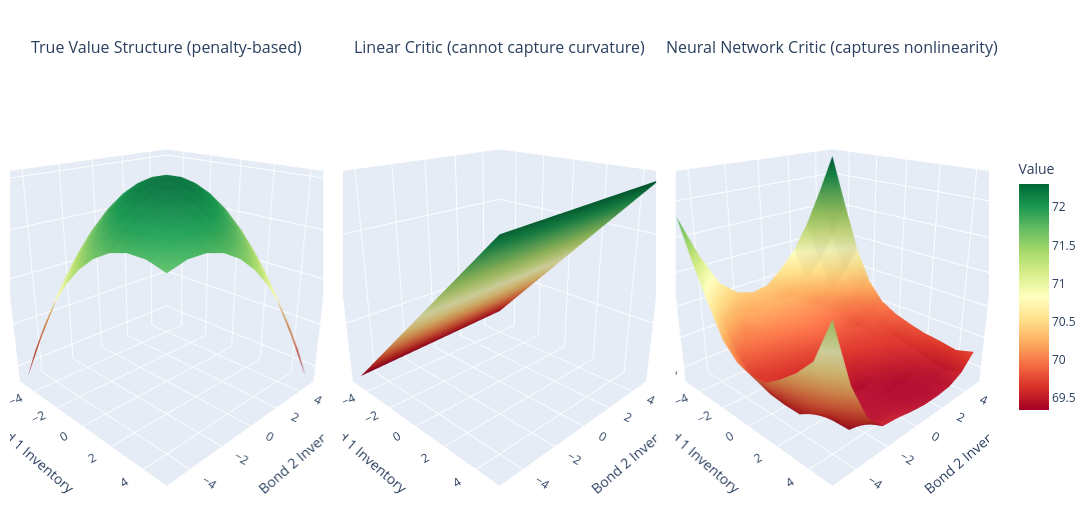

Notebook code cell kept with this figure:
### Markdown cell above
### 3.2 Why Linear Fails: Visualizing the Value Surface

### Code cell
# Visualize learned value functions across inventory space (2 bonds for visualization)
# Re-train on 2 bonds for cleaner 2D visualization
results_2d = {}
for ctype in ['linear', 'neural_network']:
    _, critic_2d, _, _ = train_with_critic_type(ctype, n_bonds=2, n_episodes=2000, correlation=0.7)
    results_2d[ctype] = critic_2d

q_range_2d = np.arange(-5, 6)
Q1, Q2 = np.meshgrid(q_range_2d, q_range_2d)

# True value (from penalty structure)
gamma = 0.1
rho = 0.7
true_penalty = -(gamma * (Q1**2 + Q2**2 + 2*rho*Q1*Q2))

# Linear critic predictions
V_linear = np.zeros_like(Q1, dtype=float)
V_nn = np.zeros_like(Q1, dtype=float)

for i in range(len(q_range_2d)):
    for j in range(len(q_range_2d)):
        state = torch.FloatTensor([[1.0, q_range_2d[i]/5.0, q_range_2d[j]/5.0, 1.0, 1.0]])
        with torch.no_grad():
            V_linear[i, j] = results_2d['linear'](state).item()
            V_nn[i, j] = results_2d['neural_network'](state).item()

import plotly.graph_objects as go
from plotly.subplots import make_subplots

surface_specs = [
    ('True Value Structure (penalty-based)', true_penalty),
    ('Linear Critic (cannot capture curvature)', V_linear),
    ('Neural Network Critic (captures nonlinearity)', V_nn),
]

fig = make_subplots(
    rows=1, cols=3,
    specs=[[{'type': 'surface'}, {'type': 'surface'}, {'type': 'surface'}]],
    subplot_titles=[t for t, _ in surface_specs],
    horizontal_spacing=0.02,
)

for idx, (title, Z) in enumerate(surface_specs):
    fig.add_trace(
        go.Surface(x=q_range_2d, y=q_range_2d, z=Z, colorscale='RdYlGn',
                    showscale=(idx == 2), colorbar=dict(title='Value', len=0.6)),
        row=1, col=idx + 1,
    )

# Camera angle chosen so the linear critic's plane reads clearly as flat/tilted
# rather than edge-on; each panel is independently draggable to rotate further.
camera = dict(eye=dict(x=1.6, y=-1.6, z=0.9))
scene_kwargs = dict(
    xaxis_title='Bond 1 Inventory', yaxis_title='Bond 2 Inventory', zaxis_title='Value',
    camera=camera, aspectmode='cube',
)
fig.update_layout(
    height=520, width=1400, margin=dict(l=10, r=10, t=60, b=10),
    scene=scene_kwargs, scene2=scene_kwargs, scene3=scene_kwargs,
)
fig.write_html('value_function_surfaces.html', include_plotlyjs='cdn', full_html=True)
fig.show()

print("The linear critic produces a flat/planar value surface — it cannot represent")
print("the bowl-shaped penalty structure that arises from quadratic inventory costs")
print("and cross-correlation terms. The neural network matches the true shape.")
print("Drag any panel to rotate its view interactively.")

### Figure 1 — Plotly figure (JSON) as saved in the notebook; plotly's stock layout.template omitted (floating-point values rounded to 4 significant figures)
{"data": [{"colorbar": {"len": 0.6, "title": {"text": "Value"}}, "colorscale": [[0.0, "rgb(165,0,38)"], [0.1, "rgb(215,48,39)"], [0.2, "rgb(244,109,67)"], [0.3, "rgb(253,174,97)"], [0.4, "rgb(254,224,139)"], [0.5, "rgb(255,255,191)"], [0.6, "rgb(217,239,139)"], [0.7, "rgb(166,217,106)"], [0.8, "rgb(102,189,99)"], [0.9, "rgb(26,152,80)"], [1.0, "rgb(0,104,55)"]], "scene": "scene", "showscale": false, "type": "surface", "x": [-5, -4, -3, -2, -1, 0, 1, 2, 3, 4, 5], "y": [-5, -4, -3, -2, -1, 0, 1, 2, 3, 4, 5], "z": [[-8.5, -6.9, -5.5, -4.3, -3.3, -2.5, -1.9, -1.5, -1.3, -1.3, -1.5], [-6.9, -5.44, -4.18, -3.12, -2.26, -1.6, -1.14, -0.88, -0.82, -0.96, -1.3], [-5.5, -4.18, -3.06, -2.14, -1.42, -0.9, -0.58, -0.46, -0.54, -0.82, -1.3], [-4.3, -3.12, -2.14, -1.36, -0.78, -0.4, -0.22, -0.24, -0.46, -0.88, -1.5], [-3.3, -2.26, -1.42, -0.78, -0.34, -0.1, -0.06, -0.22, -0.58, -1.14, -1.9], [-2.5, -1.6, -0.9, -0.4, -0.1, -0.0, -0.1, -0.4, -0.9, -1.6, -2.5], [-1.9, -1.14, -0.58, -0.22, -0.06, -0.1, -0.34, -0.78, -1.42, -2.26, -3.3], [-1.5, -0.88, -0.46, -0.24, -0.22, -0.4, -0.78, -1.36, -2.14, -3.12, -4.3], [-1.3, -0.82, -0.54, -0.46, -0.58, -0.9, -1.42, -2.14, -3.06, -4.18, -5.5], [-1.3, -0.96, -0.82, -0.88, -1.14, -1.6, -2.26, -3.12, -4.18, -5.44, -6.9], [-1.5, -1.3, -1.3, -1.5, -1.9, -2.5, -3.3, -4.3, -5.5, -6.9, -8.5]]}, {"colorbar": {"len": 0.6, "title": {"text": "Value"}}, "colorscale": [[0.0, "rgb(165,0,38)"], [0.1, "rgb(215,48,39)"], [0.2, "rgb(244,109,67)"], [0.3, "rgb(253,174,97)"], [0.4, "rgb(254,224,139)"], [0.5, "rgb(255,255,191)"], [0.6, "rgb(217,239,139)"], [0.7, "rgb(166,217,106)"], [0.8, "rgb(102,189,99)"], [0.9, "rgb(26,152,80)"], [1.0, "rgb(0,104,55)"]], "scene": "scene2", "showscale": false, "type": "surface", "x": [-5, -4, -3, -2, -1, 0, 1, 2, 3, 4, 5], "y": [-5, -4, -3, -2, -1, 0, 1, 2, 3, 4, 5], "z": [[6.866, 6.909, 6.952, 6.995, 7.038, 7.081, 7.124, 7.167, 7.21, 7.253, 7.296], [6.867, 6.91, 6.954, 6.997, 7.04, 7.083, 7.126, 7.169, 7.212, 7.255, 7.298], [6.869, 6.912, 6.955, 6.999, 7.042, 7.085, 7.128, 7.171, 7.214, 7.257, 7.3], [6.871, 6.914, 6.957, 7.0, 7.043, 7.087, 7.13, 7.173, 7.216, 7.259, 7.302], [6.873, 6.916, 6.959, 7.002, 7.045, 7.088, 7.132, 7.175, 7.218, 7.261, 7.304], [6.875, 6.918, 6.961, 7.004, 7.047, 7.09, 7.133, 7.177, 7.22, 7.263, 7.306], [6.877, 6.92, 6.963, 7.006, 7.049, 7.092, 7.135, 7.178, 7.221, 7.265, 7.308], [6.879, 6.922, 6.965, 7.008, 7.051, 7.094, 7.137, 7.18, 7.223, 7.266, 7.31], [6.881, 6.924, 6.967, 7.01, 7.053, 7.096, 7.139, 7.182, 7.225, 7.268, 7.311], [6.883, 6.926, 6.969, 7.012, 7.055, 7.098, 7.141, 7.184, 7.227, 7.27, 7.313], [6.884, 6.928, 6.971, 7.014, 7.057, 7.1, 7.143, 7.186, 7.229, 7.272, 7.315]]}, {"colorbar": {"len": 0.6, "title": {"text": "Value"}}, "colorscale": [[0.0, "rgb(165,0,38)"], [0.1, "rgb(215,48,39)"], [0.2, "rgb(244,109,67)"], [0.3, "rgb(253,174,97)"], [0.4, "rgb(254,224,139)"], [0.5, "rgb(255,255,191)"], [0.6, "rgb(217,239,139)"], [0.7, "rgb(166,217,106)"], [0.8, "rgb(102,189,99)"], [0.9, "rgb(26,152,80)"], [1.0, "rgb(0,104,55)"]], "scene": "scene3", "showscale": true, "type": "surface", "x": [-5, -4, -3, -2, -1, 0, 1, 2, 3, 4, 5], "y": [-5, -4, -3, -2, -1, 0, 1, 2, 3, 4, 5], "z": [[71.81, 71.23, 70.73, 70.28, 70.06, 69.99, 70.01, 70.18, 70.4, 70.67, 71.28], [71.17, 70.64, 70.19, 69.86, 69.65, 69.57, 69.54, 69.54, 69.7, 69.98, 70.35], [70.69, 70.32, 70.02, 69.86, 69.7, 69.54, 69.48, 69.44, 69.45, 69.46, 69.78], [70.45, 70.2, 70.07, 69.91, 69.75, 69.58, 69.45, 69.43, 69.4, 69.4, 69.51], [70.37, 70.22, 70.09, 69.96, 69.8, 69.63, 69.46, 69.39, 69.39, 69.4, 69.48], [70.41, 70.23, 70.11, 69.98, 69.84, 69.67, 69.51, 69.37, 69.37, 69.38, 69.43], [70.61, 70.23, 70.11, 69.98, 69.85, 69.68, 69.54, 69.43, 69.35, 69.36, 69.4], [70.88, 70.4, 70.08, 69.96, 69.82, 69.69, 69.59, 69.48, 69.37, 69.35, 69.4], [71.27, 70.67, 70.22, 69.97, 69.78, 69.7, 69.63, 69.53, 69.44, 69.38, 69.43], [71.76, 71.05, 70.49, 70.05, 69.89, 69.77, 69.66, 69.6, 69.52, 69.46, 69.53], [72.3, 71.55, 70.82, 70.31, 70.03, 69.9, 69.82, 69.75, 69.72, 69.68, 69.76]]}], "layout": {"annotations": [{"font": {"size": 16}, "showarrow": false, "text": "True Value Structure (penalty-based)", "x": 0.16, "xanchor": "center", "xref": "paper", "y": 1.0, "yanchor": "bottom", "yref": "paper"}, {"font": {"size": 16}, "showarrow": false, "text": "Linear Critic (cannot capture curvature)", "x": 0.5, "xanchor": "center", "xref": "paper", "y": 1.0, "yanchor": "bottom", "yref": "paper"}, {"font": {"size": 16}, "showarrow": false, "text": "Neural Network Critic (captures nonlinearity)", "x": 0.84, "xanchor": "center", "xref": "paper", "y": 1.0, "yanchor": "bottom", "yref": "paper"}], "height": 520, "margin": {"b": 10, "l": 10, "r": 10, "t": 60}, "scene": {"aspectmode": "cube", "camera": {"eye": {"x": 1.6, "y": -1.6, "z": 0.9}}, "domain": {"x": [0.0, 0.32], "y": [0.0, 1.0]}, "xaxis": {"title": {"text": "Bond 1 Inventory"}}, "yaxis": {"title": {"text": "Bond 2 Inventory"}}, "zaxis": {"title": {"text": "Value"}}}, "scene2": {"aspectmode": "cube", "camera": {"eye": {"x": 1.6, "y": -1.6, "z": 0.9}}, "domain": {"x": [0.34, 0.66], "y": [0.0, 1.0]}, "xaxis": {"title": {"text": "Bond 1 Inventory"}}, "yaxis": {"title": {"text": "Bond 2 Inventory"}}, "zaxis": {"title": {"text": "Value"}}}, "scene3": {"aspectmode": "cube", "camera": {"eye": {"x": 1.6, "y": -1.6, "z": 0.9}}, "domain": {"x": [0.68, 1.0], "y": [0.0, 1.0]}, "xaxis": {"title": {"text": "Bond 1 Inventory"}}, "yaxis": {"title": {"text": "Bond 2 Inventory"}}, "zaxis": {"title": {"text": "Value"}}}, "width": 1400}}
